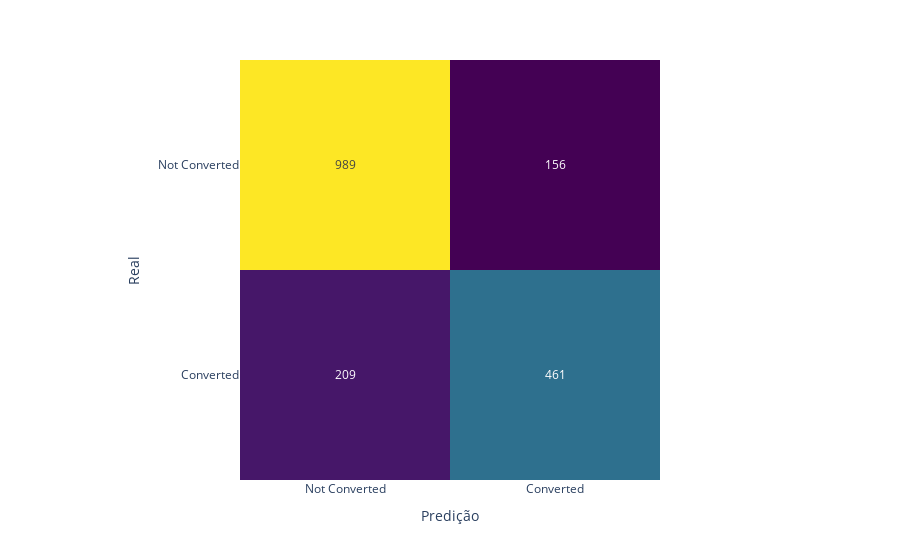

The notebook cell saved with this chart:
### Code cell
# Mostr matrix de confusao em Plotly 
conf_matrix = confusion_matrix(y_test, y_pred)
fig = px.imshow(conf_matrix,
                labels=dict(x='Predição', y='Real', color='Contagem'),
                x=['Not Converted', 'Converted'],
                y=['Not Converted', 'Converted'],
                color_continuous_scale='Viridis'
                )

fig.update_traces(text=conf_matrix, texttemplate="%{z}")
fig.update_layout(coloraxis_showscale=False)
fig.show()

### Figure 1 — Plotly figure (JSON) as saved in the notebook; plotly's stock layout.template omitted (floating-point values rounded to 4 significant figures)
{"data": [{"coloraxis": "coloraxis", "hovertemplate": "Predição: %{x}<br>Real: %{y}<br>Contagem: %{z}<extra></extra>", "name": "0", "text": [[989, 156], [209, 461]], "texttemplate": "%{z}", "type": "heatmap", "x": ["Not Converted", "Converted"], "xaxis": "x", "y": ["Not Converted", "Converted"], "yaxis": "y", "z": [[989, 156], [209, 461]]}], "layout": {"coloraxis": {"colorbar": {"title": {"text": "Contagem"}}, "colorscale": [[0, "#440154"], [0.1111, "#482878"], [0.2222, "#3e4989"], [0.3333, "#31688e"], [0.4444, "#26828e"], [0.5556, "#1f9e89"], [0.6667, "#35b779"], [0.7778, "#6ece58"], [0.8889, "#b5de2b"], [1, "#fde725"]], "showscale": false}, "margin": {"t": 60}, "xaxis": {"anchor": "y", "constrain": "domain", "domain": [0, 1], "scaleanchor": "y", "title": {"text": "Predição"}}, "yaxis": {"anchor": "x", "autorange": "reversed", "constrain": "domain", "domain": [0, 1], "title": {"text": "Real"}}}}
